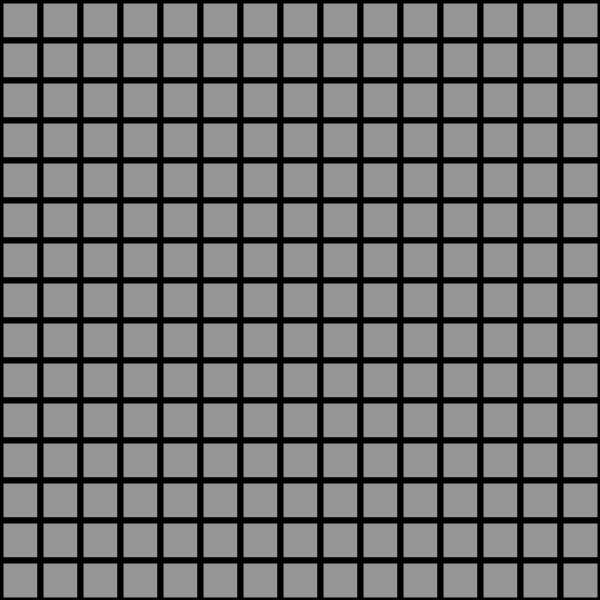
Frame 1 (no input)
Frame 60 (the mouse pressed at the canvas centre just before this capture): identical to frame 1, image omitted
Frame 120 (the mouse held since frame 60 and released just before this capture): identical to frame 1, image omitted

The Processing sketch that drew this single still picture (run headless with seeded random() and noise(); from frame 60 on, the mouse is pressed at the canvas centre):

// Processing sketch: the_project_pde
// ── the_project_pde.pde
// minesweeper
// this is a test

// can you see this


//globals
int[][] board;
color[] cellColour = {color(255), color(255, 0, 100), color(255, 150, 100), color(150, 0, 100), color(100, 200, 100),
                      color(50, 0, 50), color(15, 60, 170), color(255, 0, 255), color(0) };
int cols, rows;
float cellWidth, cellHeight;
int mineY;
int mineX;
int mineCounter = 0;
int numberOfMines;
int numberOfMinesPlaced = 0;
int state;
int x;
int y;
int neighbouringZeros = 0;
boolean nextToAZero = false;
int numberOfCells;
int numberOfCellsDisplayed ;
int greyCellsRemaining;
color grey = color(150);

void setup(){
 size (600, 600);
 background(255);
 cols = 15;
 rows = cols;
 numberOfMines = ((rows * cols)/7);
 
 cellWidth = width/cols;
 cellHeight = height/rows;

 board = new int[cols][rows];
 numberOfCells = cols * rows;
 placeMines();
 findNeighbouringMines();
 drawBoard();
 textAlign(CENTER, CENTER);
 

  
}



void draw(){
 
 displayClickedCell();
 howManyCellsHaveBeenDisplayed();

 whatIsTheState();




  
}

void whatIsTheState() {
  if (state == 2){
    textSize(32);

    fill(255, 0, 0);
    rect(0, 0, width, height);
    fill(0);
    text("YOU PROBABLY DIED", width/2, height/2);
  }
  if (numberOfCellsDisplayed == numberOfCells){
    state = 3; // game won
    
  }
  
}


void drawBoard(){ 
  strokeWeight(6);
  for (int x=0; x<cols; x++) {
    for (int y=0; y<rows; y++) {
      fill(grey);
      rect(x*cellWidth, y*cellHeight, cellWidth, cellHeight);
      
     

      
 
  }
  }
  

}
  
void placeMines(){
  while(numberOfMinesPlaced < numberOfMines) {
    int mineX = int(random(cols));
    int mineY = int(random(rows));
    
    if(board[mineX][mineY] != 9){
      board[mineX][mineY] = 9;
      numberOfMinesPlaced ++;
      
      
      
    println (mineX, mineY);
    }
  }
} 


void drawMines(){
  for (int x=0; x<cols; x++) {
    for (int y=0; y<rows; y++) {
      if (board[x][y] == 9){
        fill(0, 255, 0);
        rect(x*cellWidth, y*cellHeight, cellWidth, cellHeight);
        
      }
    }
  } 
}

void findNeighbouringMines(){
  for (int x=0; x<cols; x++) {
    for (int y=0; y<rows; y++) {
      
      mineCounter = 0;
      
      if (board[x][y] != 9){
        
        if (x == 0 && y == 0) {//top left corner
          if (board[x+1][y] == 9) mineCounter++;
          if (board[x][y+1] == 9) mineCounter++;
          if (board[x+1][y+1] == 9) mineCounter++;
        }
        
        else if(x == cols-1 && y == 0) {//top right corner
          if (board[x-1][y] == 9) mineCounter++;
          if (board[x-1][y+1] == 9) mineCounter++;
          if (board[x][y+1] == 9) mineCounter++;
        }
        
        else if(x == cols-1 && y == rows-1){//bottom right corner
          if (board[x-1][y-1] == 9) mineCounter++;
          if (board[x-1][y] == 9) mineCounter++;
          if (board[x][y-1] == 9) mineCounter++;
        }
        
        else if(x == 0 && y == rows-1){//bottom left corner
          if (board[x][y-1] == 9) mineCounter++;
          if (board[x+1][y-1] == 9) mineCounter++;
          if (board[x+1][y] == 9) mineCounter++; 
        }
        
        else if(x == 0 && (y > 0 && y < rows-1)){//left side
          if (board[x][y-1] == 9) mineCounter++;
          if (board[x+1][y-1] == 9) mineCounter++;
          if (board[x+1][y] == 9) mineCounter++;
          if (board[x][y+1] == 9) mineCounter++;
          if (board[x+1][y+1] == 9) mineCounter++;       
        }
        
        else if(y == 0 && (x > 0 && x < cols-1)){//top side
          if (board[x-1][y] == 9) mineCounter++;
          if (board[x+1][y] == 9) mineCounter++;
          if (board[x-1][y+1] == 9) mineCounter++;
          if (board[x][y+1] == 9) mineCounter++;
          if (board[x+1][y+1] == 9) mineCounter++;
        }
        
        else if(x == cols-1 && (y > 0 && y < rows-1)){//right side
          if (board[x][y-1] == 9) mineCounter++;
          if (board[x-1][y-1] == 9) mineCounter++;
          if (board[x-1][y] == 9) mineCounter++;
          if (board[x-1][y+1] == 9) mineCounter++;
          if (board[x][y+1] == 9) mineCounter++;        
        }
          
        else if(y == rows-1 && (x > 0 && x < cols-1)){//bottom side
          if (board[x][y-1] == 9) mineCounter++;
          if (board[x-1][y-1] == 9) mineCounter++;
          if (board[x+1][y-1] == 9) mineCounter++;
          if (board[x-1][y] == 9) mineCounter++;
          if (board[x+1][y] == 9) mineCounter++;
        }
        
        else {
          if (board[x][y-1] == 9) mineCounter++;
          if (board[x-1][y-1] == 9) mineCounter++;
          if (board[x+1][y-1] == 9) mineCounter++;
          if (board[x-1][y] == 9) mineCounter++;
          if (board[x+1][y] == 9) mineCounter++;
          if (board[x-1][y+1] == 9) mineCounter++;
          if (board[x][y+1] == 9) mineCounter++;
          if (board[x+1][y+1] == 9) mineCounter++;
        }
        
        board[x][y] = mineCounter;
        
        println(mineCounter);
      }
    }
  }
   
}



void youClickedOnAZero(){

  neighbouringZeros = 0;  
  for (int x=0; x<cols; x++) {
    for (int y=0; y<rows; y++) {

      
      if(board[x][y] == 20){
      

  
      
      if (x == 0 && y == 0) {//top left corner
        if (board[x+1][y] == 0){
          neighbouringZeros++;
          board[x+1][y] = 20;
        }
        if (board[x][y+1] == 0){
          neighbouringZeros++;
          board[x][y+1] = 20;
        }
        if (board[x+1][y+1] == 0){
          neighbouringZeros++;
          board[x+1][y+1] = 20;
        }     
    }
      
      else if(x == cols-1 && y == 0) {//top right corner
        if (board[x-1][y] == 0){
          neighbouringZeros++;
          board[x-1][y] = 20;
        }
        if (board[x-1][y+1] == 0){
          board[x-1][y+1] = 20;
          neighbouringZeros++;
        }
        if (board[x][y+1] == 0){
          neighbouringZeros++;
          board[x][y+1] = 20;
        }
      }
      
      else if(x == cols-1 && y == rows-1){//bottom right corner
        if (board[x-1][y-1] == 0){
          neighbouringZeros++;
          board[x-1][y-1] = 20;
        }
        if (board[x-1][y] == 0){
          neighbouringZeros++;
          board[x-1][y] = 20;
        }
        if (board[x][y-1] == 0){
          neighbouringZeros++;
          board[x][y-1] = 20;
        }
      }
      
      else if(x == 0 && y == rows-1){//bottom left corner
        if (board[x][y-1] == 0){
          neighbouringZeros++;
          board[x][y-1] = 20;
        }
        if (board[x+1][y-1] == 0){
          neighbouringZeros++;
          board[x+1][y-1] = 20;
        }
        if (board[x+1][y] == 0){
          neighbouringZeros++; 
          board[x+1][y] = 20;
        }
      }
      
      else if(x == 0 && (y > 0 && y < rows-1)){//left side
        if (board[x][y-1] == 0){
          neighbouringZeros++;
          board[x][y-1] = 20;
        }
        if (board[x+1][y-1] == 0){
          neighbouringZeros++;
          board[x+1][y-1] = 20;
        }
        if (board[x+1][y] == 0){
          neighbouringZeros++;
          board[x+1][y] = 20;
        }
        if (board[x][y+1] == 0){
          neighbouringZeros++;
          board[x][y+1] = 20;
        }
        if (board[x+1][y+1] == 0){
          neighbouringZeros++;
          board[x+1][y+1] = 20;
        }
      }
      
      else if(y == 0 && (x > 0 && x < cols-1)){//top side
        if (board[x-1][y] == 0){
          neighbouringZeros++;
          board[x-1][y] = 20;
        }
        if (board[x+1][y] == 0){
          neighbouringZeros++;
          board[x+1][y] = 20;
        }
        if (board[x-1][y+1] == 0){
          neighbouringZeros++;
          board[x-1][y+1] = 20;
        }
        if (board[x][y+1] == 0){
          neighbouringZeros++;
          board[x][y+1] = 20;
        }
        if (board[x+1][y+1] == 0){
          neighbouringZeros++;
          board[x+1][y+1] = 20;
        }
      }
      
      else if(x == cols-1 && (y > 0 && y < rows-1)){//right side
        if (board[x][y-1] == 0){
          neighbouringZeros++;
          board[x][y-1] = 20;
        }
        if (board[x-1][y-1] == 0){
          neighbouringZeros++;
          board[x-1][y-1] = 20;
        }
        if (board[x-1][y] == 0){
        neighbouringZeros++;
        board[x-1][y] = 20;
        }
        if (board[x-1][y+1] == 0){
          neighbouringZeros++;
          board[x-1][y+1] = 20;
        }
        if (board[x][y+1] == 0){
          neighbouringZeros++;  
          board[x][y+1] = 20;
        }
      }
        
      else if(y == rows-1 && (x > 0 && x < cols-1)){//bottom side
        if (board[x][y-1] == 0){
          neighbouringZeros++;
          board[x][y-1] = 20;
        }
        if (board[x-1][y-1] == 0){
          neighbouringZeros++;
          board[x-1][y-1] = 20;
        }
        if (board[x+1][y-1] == 0){
          neighbouringZeros++;
          board[x+1][y-1] = 20;
        }
        if (board[x-1][y] == 0){
          neighbouringZeros++;
          board[x-1][y] = 20;
        }
        if (board[x+1][y] == 0){
          neighbouringZeros++;
          board[x+1][y] = 20;
        }
      }
      
      else {
        if (board[x][y-1] == 0){
          neighbouringZeros++;
          board[x][y-1] = 20; }
        if (board[x-1][y-1] == 0){
          neighbouringZeros++;
          board[x-1][y-1] = 20; }
        if (board[x+1][y-1] == 0){
          neighbouringZeros++;
          board[x+1][y-1] = 20; }
        
        if (board[x-1][y] == 0){
          neighbouringZeros++;
          board[x-1][y] = 20; }
        if (board[x-1][y+1] == 0){
          neighbouringZeros++;
          board[x-1][y+1] = 20; }
        if (board[x][y+1] == 0){
          neighbouringZeros++;
          board[x][y+1] = 20;}
        if (board[x+1][y+1] == 0){
          neighbouringZeros++;
          board[x+1][y+1] = 20; }
          
        if (board[x+1][y] == 0){
          neighbouringZeros++;
          board[x+1][y] = 20; }
          
     displayZeros();   
     
     
     
     
     
     
     

      
  if (neighbouringZeros != 0){
        youClickedOnAZero();}
        
  if (neighbouringZeros == 0){
      //lookForZerosAgain();
    displayCellsNextToZeros();}
    
  }
      }     
  }
  
    }
  
  
  
}




void displayZeros(){
  for (int x=0; x<cols; x++) {
    for (int y=0; y<rows; y++) {

      if(board[x][y] == 20){
        numberOfCellsDisplayed++;
        fill(255);
        rect(x*cellWidth, y*cellHeight, cellWidth, cellHeight);
        fill(0);
        textSize(32);
        text('0', (x*cellWidth + (cellWidth/2)), (y*cellHeight + (cellHeight/2)));}
    }
  }
  
}

void displayCellsNextToZeros(){
  for (int x=0; x<cols; x++) {
    for (int y=0; y<rows; y++) {
      nextToAZero = false;
      if (board[x][y] != 20 && board[x][y] != 9) {
        
        if (x == 0 && y == 0) {//top left corner
          if (board[x+1][y] == 20) {
            nextToAZero = true;}
          if (board[x][y+1] == 20){
            nextToAZero = true;}
          if (board[x+1][y+1] == 20){
            nextToAZero = true;}
        }
        
        else if(x == cols-1 && y == 0) {//top right corner
          if (board[x-1][y] == 20) {
            nextToAZero = true;}
          if (board[x-1][y+1] == 20) {
            nextToAZero = true;}
          if (board[x][y+1] == 20) {
            nextToAZero = true;}
        }
        
        else if(x == cols-1 && y == rows-1){//bottom right corner
          if (board[x-1][y-1] == 20) {
            nextToAZero = true;}
          if (board[x-1][y] == 20) {
            nextToAZero = true;}
          if (board[x][y-1] == 20) {
            nextToAZero = true;}
        }
        
        else if(x == 0 && y == rows-1){//bottom left corner
          if (board[x][y-1] == 20){
            nextToAZero = true;}
          if (board[x+1][y-1] == 20){
            nextToAZero = true;}
          if (board[x+1][y] == 20) {
            nextToAZero = true;}
        }
        
        else if(x == 0 && (y > 0 && y < rows-1)){//left side
          if (board[x][y-1] == 20) {
            nextToAZero = true;}
          if (board[x+1][y-1] == 20){
            nextToAZero = true;}
          if (board[x+1][y] == 20) {
            nextToAZero = true;}
          if (board[x][y+1] == 20) {
            nextToAZero = true;}
          if (board[x+1][y+1] == 20){
            nextToAZero = true;}
        }
        
        else if(y == 0 && (x > 0 && x < cols-1)){//top side
          if (board[x-1][y] == 20) {
            nextToAZero = true;}
          if (board[x+1][y] == 20) {
            nextToAZero = true;}
          if (board[x-1][y+1] == 20){
            nextToAZero = true;}
          if (board[x][y+1] == 20) {
            nextToAZero = true;}
          if (board[x+1][y+1] == 20){ 
            nextToAZero = true;}
        }
        
        else if(x == cols-1 && (y > 0 && y < rows-1)){//right side
          if (board[x][y-1] == 20) {
            nextToAZero = true;}
          if (board[x-1][y-1] == 20){
            nextToAZero = true;}
          if (board[x-1][y] == 20) {
            nextToAZero = true;}
          if (board[x-1][y+1] == 20) {
            nextToAZero = true;}
          if (board[x][y+1] == 20){
            nextToAZero = true;}
        }
          
        else if(y == rows-1 && (x > 0 && x < cols-1)){//bottom side
          if (board[x][y-1] == 20){
            nextToAZero = true;}
          if (board[x-1][y-1] == 20) {
            nextToAZero = true;}
          if (board[x+1][y-1] == 20) {
            nextToAZero = true;}
          if (board[x-1][y] == 20) {
            nextToAZero = true;}
          if (board[x+1][y] == 20) {
            nextToAZero = true;}
        }
        
        else {
          if (board[x][y-1] == 20){
            nextToAZero = true;}
          if (board[x-1][y-1] == 20){
            nextToAZero = true;}
          if (board[x+1][y-1] == 20){
          nextToAZero = true;}
          if (board[x-1][y] == 20) {
            nextToAZero = true;}
          if (board[x+1][y] == 20) {
            nextToAZero = true;}
          if (board[x-1][y+1] == 20){
            nextToAZero = true;}
          if (board[x][y+1] == 20) {
           nextToAZero = true;}
          if (board[x+1][y+1] == 20){ 
            nextToAZero = true;}
        }
        
        if(nextToAZero == true){

        fill(cellColour[(board[x][y])]);
        rect(x*cellWidth, y*cellHeight, cellWidth, cellHeight);
        fill(0);
        textSize(32);
        text(board[x][y], (x*cellWidth + (cellWidth/2)), (y*cellHeight + (cellHeight/2)));}
        
        
      }
    }
  }
  
 
}
  


void displayClickedCell() {
  int xCord = int(mouseX/cellWidth);
  int yCord = int(mouseY/cellHeight);
  if (mouseButton == LEFT){
    x = xCord;
    y = yCord;
  
   if (board[x][y] == 9){
      state = 2;
    }
     
     
   else if (board[x][y] == 0){
      board[x][y] = 20;
      
    
      youClickedOnAZero();
    }
    
    
    
    else {
      if (board[x][y] != 20){
        fill(cellColour[board[x][y]]);
        rect(x*cellWidth, y*cellHeight, cellWidth, cellHeight);
        fill(0);
        textSize(32);
        text((board[x][y]), (x*cellWidth + (cellWidth/2)), (y*cellHeight + (cellHeight/2)));
      }
      
      
      
    }

    
  }
  
}





void howManyCellsHaveBeenDisplayed(){
  numberOfCellsDisplayed = 0;
  for (int x=0; x<cols; x++) {
    for (int y=0; y<rows; y++) {
      
      if( get((int(cellWidth) * x) + 20, (int(cellHeight) * y) + 20) != color(150)){
        numberOfCellsDisplayed++;
        
      }
      

      
      
      
    }
  }
  
  println ("number of cells displayed", numberOfCellsDisplayed );
}
